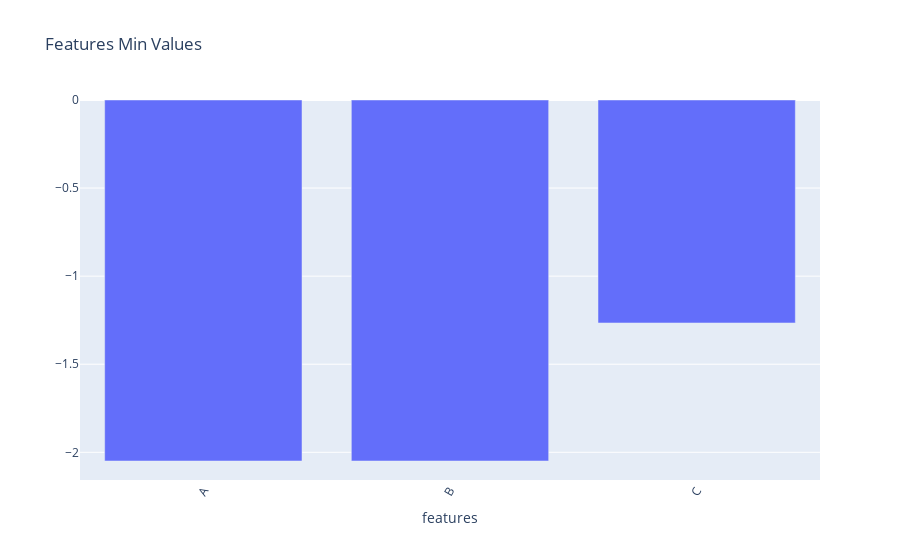

Notebook code cell kept with this figure:
### Markdown cell above
AFTER SCALING

### Code cell
fig = px.bar(scaled[feats].min(), title='Features Min Values')
fig.layout.xaxis.tickangle = 300
fig.update_traces(showlegend = False)
fig.layout.xaxis. dtick = 1
fig.layout.xaxis.title = ''
fig.layout.yaxis.title = ''
fig.show()

### Figure 1 — Plotly figure (JSON) as saved in the notebook; plotly's stock layout.template omitted (floating-point values rounded to 4 significant figures)
{"data": [{"alignmentgroup": "True", "hovertemplate": "variable=0<br>index=%{x}<br>value=%{y}<extra></extra>", "legendgroup": "0", "marker": {"color": "#636efa", "pattern": {"shape": ""}}, "name": "0", "offsetgroup": "0", "orientation": "v", "showlegend": false, "textposition": "auto", "type": "bar", "x": ["A", "B", "C"], "xaxis": "x", "y": [-2.049, -2.049, -1.266], "yaxis": "y"}], "layout": {"barmode": "relative", "legend": {"title": {"text": "variable"}, "tracegroupgap": 0}, "title": {"text": "Features Min Values"}, "xaxis": {"anchor": "y", "domain": [0, 1], "dtick": 1, "tickangle": -60, "title": {"text": "features"}}, "yaxis": {"anchor": "x", "domain": [0, 1], "title": {"text": ""}}}}
